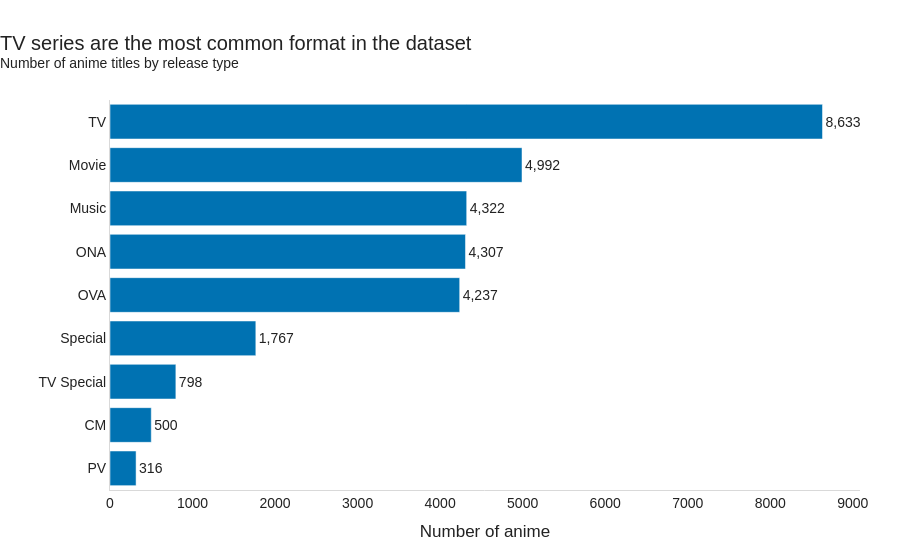

The notebook cell saved with this chart:
### Code cell
fig = px.bar(
    type_counts,
    x="anime_count",
    y="type",
    orientation="h",
    color_discrete_sequence=[HIGHLIGHT_COLOR],
    labels={
        "anime_count": "Number of anime",
        "type": ""
    }
)

fig.update_yaxes(
    categoryorder="total ascending"
)

fig.update_traces(
    texttemplate="%{x:,.0f}",
    textposition="outside",
    cliponaxis=False,
    hovertemplate=(
        "<b>%{y}</b><br>"
        "Anime titles: %{x:,.0f}"
        "<extra></extra>"
    )
)

fig = apply_chart_style(
    fig,
    title="TV series are the most common format in the dataset",
    subtitle="Number of anime titles by release type"
)

fig.show()

### Figure 1 — Plotly figure (JSON) as saved in the notebook; plotly's stock layout.template omitted (floating-point values rounded to 4 significant figures)
{"data": [{"cliponaxis": false, "hovertemplate": "<b>%{y}</b><br>Anime titles: %{x:,.0f}<extra></extra>", "legendgroup": "", "marker": {"color": "#0072B2", "pattern": {"shape": ""}}, "name": "", "orientation": "h", "showlegend": false, "textposition": "outside", "texttemplate": "%{x:,.0f}", "type": "bar", "x": [8633, 4992, 4322, 4307, 4237, 1767, 798, 500, 316], "xaxis": "x", "y": ["TV", "Movie", "Music", "ONA", "OVA", "Special", "TV Special", "CM", "PV"], "yaxis": "y"}], "layout": {"barmode": "relative", "font": {"color": "#222222", "family": "Arial", "size": 14}, "hoverlabel": {"bgcolor": "white", "font": {"size": 13}}, "legend": {"title": {"text": ""}, "tracegroupgap": 0}, "margin": {"b": 70, "l": 70, "r": 40, "t": 100}, "paper_bgcolor": "white", "plot_bgcolor": "white", "title": {"text": "TV series are the most common format in the dataset<br><sup>Number of anime titles by release type</sup>", "x": 0, "xanchor": "left"}, "xaxis": {"anchor": "y", "domain": [0, 1], "linecolor": "#D9D9D9", "showgrid": false, "title": {"text": "Number of anime"}, "zeroline": false}, "yaxis": {"anchor": "x", "categoryorder": "total ascending", "domain": [0, 1], "linecolor": "#D9D9D9", "showgrid": false, "title": {"text": ""}, "zeroline": false}}}
